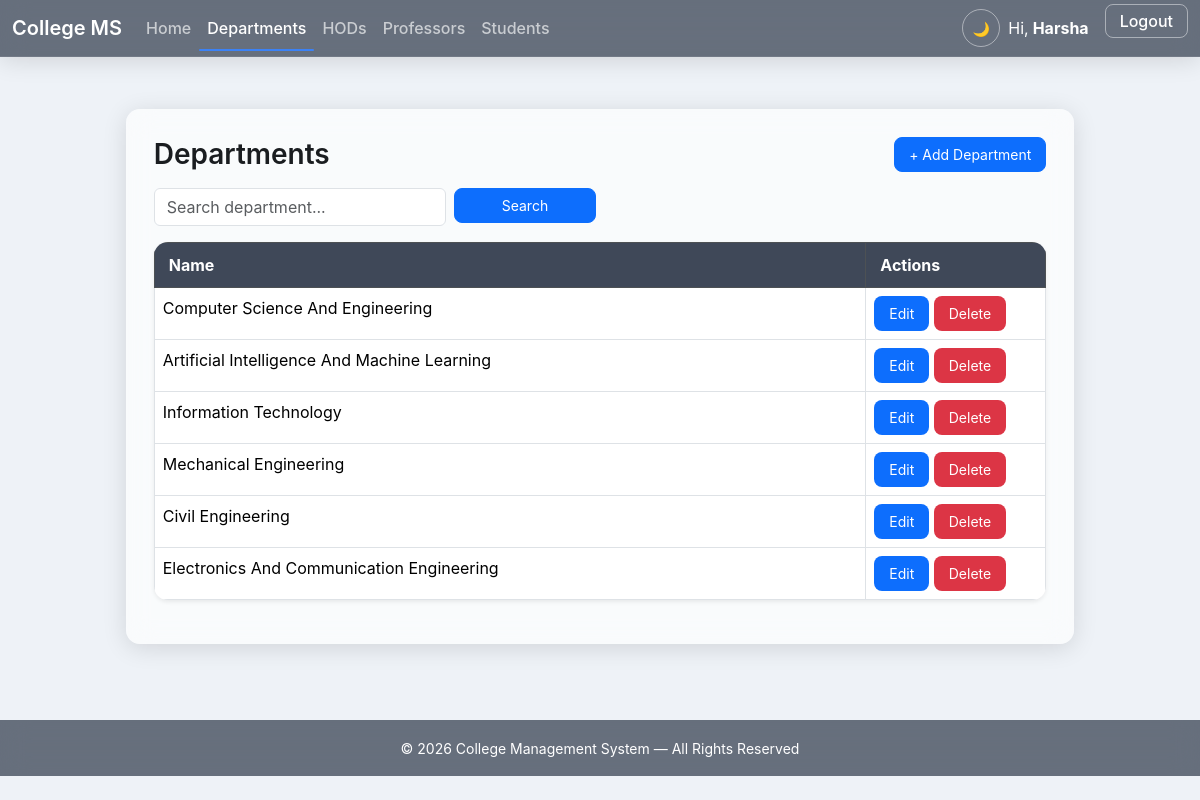
The app's page /departments/ (signed in) with its own data.
### app1/models.py (models this page shows, shortened)
class Department(models.Model):
    name = models.CharField(max_length=100, unique=True)
    code = models.CharField(max_length=10, unique=True)

### app1/views.py (the view)
# urls.py: path('departments/', views.department_list, name='department_list'),
@login_required
def department_list(request):
    qs = Department.objects.all().order_by('id')
    paginator = Paginator(qs, 10)
    page = request.GET.get('page')
    data = paginator.get_page(page)
    return render(request, 'frontend_app1/department_list.html', {'data': data})

### templates/frontend_app1/department_list.html (shortened to what this page needs)
{% extends 'base.html' %}
{% block content %}
<div class="table-page page-fade">
    <div class="d-flex justify-content-between align-items-center mb-3">
        <h3 class="fw-semibold m-0">Departments</h3>
        <a href="{% url 'add_department' %}" class="btn btn-primary btn-sm">
            + Add Department
        </a>
    </div>
    <form method="get" class="row g-2 mb-3">
        <div class="col-md-4">
            <input type="text" name="search" value="{{ request.GET.search }}"
                   class="form-control" placeholder="Search department...">
        </div>
        <div class="col-md-2">
            <button class="btn btn-primary w-100">Search</button>
        </div>
    </form>
    <table class="table table-bordered table-hover bg-white shadow-sm">
        <thead class="table-dark">
            <tr>
                <th>Name</th>
                <th style="width:180px;">Actions</th>
            </tr>
        </thead>
        <tbody>
        {% for x in data %}
            <tr>
                <td>{{ x.name }}</td>
                <td>
                    <a href="{% url 'confirm_edit_department' x.id %}" class="btn btn-edit btn-sm">Edit</a>
                    <a href="{% url 'delete_department' x.id %}" class="btn btn-delete btn-sm">Delete</a>
                </td>
            </tr>
        {% empty %}
            <tr><td colspan="2" class="text-center text-muted">No departments found.</td></tr>
        {% endfor %}
        </tbody>
    </table>
</div>
{% endblock %}

### templates/base.html (shortened to what this page needs)
{% load static %}
<!DOCTYPE html>
<html lang="en" data-bs-theme="light">
<head>
    <link href="https://cdn.jsdelivr.net/npm/bootstrap@5.3.2/dist/css/bootstrap.min.css" rel="stylesheet">
    <link rel="stylesheet" href="{% static 'css/style.css' %}">
</head>
<body>
<nav class="navbar navbar-expand-lg navbar-dark">
    <div class="container-fluid">
        <a class="navbar-brand fw-semibold" href="{% url 'home' %}">
            College MS
        </a>
        <div class="collapse navbar-collapse" id="mainNavbar">
            <ul class="navbar-nav me-auto mb-2 mb-lg-0">
                <li class="nav-item">
                    <a class="nav-link {% if request.resolver_match.url_name == 'home' %}active{% endif %}"
                    href="{% url 'home' %}">
                    Home
                    </a>
                </li>
                <li class="nav-item">
                    <a class="nav-link {% if request.resolver_match.url_name == 'department_list' %}active{% endif %}"
                    href="{% url 'department_list' %}">
                    Departments
                    </a>
                </li>
                <li class="nav-item">
                    <a class="nav-link {% if request.resolver_match.url_name == 'hod_list' %}active{% endif %}"
                    href="{% url 'hod_list' %}">
                    HODs
                    </a>
                </li>
                <li class="nav-item">
                    <a class="nav-link {% if request.resolver_match.url_name == 'professor_list' %}active{% endif %}"
                    href="{% url 'professor_list' %}">
                    Professors
                    </a>
                </li>
                <li class="nav-item">
                    <a class="nav-link {% if request.resolver_match.url_name == 'student_list' %}active{% endif %}"
                    href="{% url 'student_list' %}">
                    Students
                    </a>
                </li>
            </ul>
            <ul class="navbar-nav ms-auto">
                <li class="nav-item me-2">
                    <button id="themeToggle" class="theme-toggle-btn">
                        <span id="themeIcon">🌙</span>
                    </button>
                </li>
                {% if user.is_authenticated %}
                    <li class="nav-item d-flex align-items-center text-white me-3">
                        Hi, <b class="ms-1">{{ user.username }}</b>
                    </li>
                    <li class="nav-item">
                        <a class="btn-nav btn-nav-outline" href="{% url 'logout' %}">Logout</a>
                    </li>
                {% endif %}
            </ul>
        </div>
    </div>
</nav>
<div class="container py-4">
    {% block content %}{% endblock %}
</div>
<footer class="footer mt-4">
    <small>&copy; {% now "Y" %} College Management System — All Rights Reserved</small>
</footer>
</body>
</html>

### static/css/style.css (style rules this page uses)
:root { --bg: #eef2f7; --bg-glass: rgba(255,255,255,0.55); --text: #1a1d20; --text-muted: #6c757d; --card: rgba(255,255,255,0.65); --navbar: rgba(30,41,59,0.65); --table-header: rgba(30,41,59,0.85); --table-row-even: rgba(0,0,0,0.03); --table-row-hover: rgba(59,130,246,0.08); --btn-edit: #0d6efd; --btn-edit-hover: #0b5ed7; --btn-delete: #dc3545; --btn-delete-hover: #bb2d3b; --blur: 14px; --radius: 14px; --shadow: 0 4px 24px rgba(0,0,0,0.12); }
:root, .dark { transition: background .35s ease, color .35s ease; }
html, body { margin: 0; padding: 0; background: var(--bg); color: var(--text); font-family: "Inter", "Poppins", sans-serif; min-height: 100vh; display: flex; flex-direction: column; }
.navbar { background: var(--navbar) !important; backdrop-filter: blur(var(--blur)); box-shadow: var(--shadow); border-bottom: 1px solid rgba(255,255,255,0.08); transition: .35s ease; }
.navbar-brand { color: white !important; font-weight: 600; }
.nav-link { font-weight: 500; color: rgba(255,255,255,0.65) !important; position: relative; transition: .25s ease; }
.nav-link:hover, .nav-link.active { color: white !important; }
.nav-link::after { content:''; position:absolute; left:0; bottom:-3px; height:2px; width:0%; background:#3b82f6; border-radius:3px; transition:.25s ease; }
.nav-link:hover::after, .nav-link.active::after { width:100%; }
.content-box, .table-page, .form-page { width:85%; max-width:1100px; margin:28px auto; padding:28px; background:var(--card); backdrop-filter: blur(var(--blur)); border-radius: var(--radius); box-shadow: var(--shadow); animation: fadeUp .45s ease forwards; opacity:0; }
.table { border-radius: var(--radius); overflow:hidden; backdrop-filter: blur(var(--blur)); }
.table thead th { background: var(--table-header); color:white !important; padding:10px 14px; }
.table tbody tr { transition:.25s ease; }
.table tbody tr:nth-child(even) { background: var(--table-row-even); }
button, .btn { border-radius: 8px; font-size:14px; padding:6px 14px; cursor:pointer; transition:.22s ease; }
.btn-edit { background: var(--btn-edit) !important; color:white !important; }
.btn-delete { background: var(--btn-delete) !important; color:white !important; }
input, select { width:100%; padding:10px; border-radius:8px; border:1px solid rgba(180,180,180,0.4); background:var(--card); backdrop-filter: blur(var(--blur)); color:var(--text); transition:.25s; }
.btn-nav { padding:6px 14px; border-radius:8px; font-weight:500; text-decoration:none; transition:.22s ease; }
.btn-nav-outline { background:transparent; border:1.5px solid rgba(255,255,255,0.45); color:white !important; }
.theme-toggle-btn { width:38px; height:38px; border-radius:50%; border:1.5px solid rgba(255,255,255,0.45); background:transparent; color:white; display:flex; justify-content:center; align-items:center; cursor:pointer; transition:.3s ease; }
.footer { margin-top:auto; padding:16px; text-align:center; background:var(--navbar); color:white; backdrop-filter:blur(var(--blur)); }

### records on screen
Department: name "Computer Science And Engineering"
Department: name "Artificial Intelligence And Machine Learning"
Department: name "Information Technology"
Department: name "Mechanical Engineering"
Department: name "Civil Engineering"
Department: name "Electronics And Communication Engineering"

### other values on screen
{{ user.username }} "Harsha"
